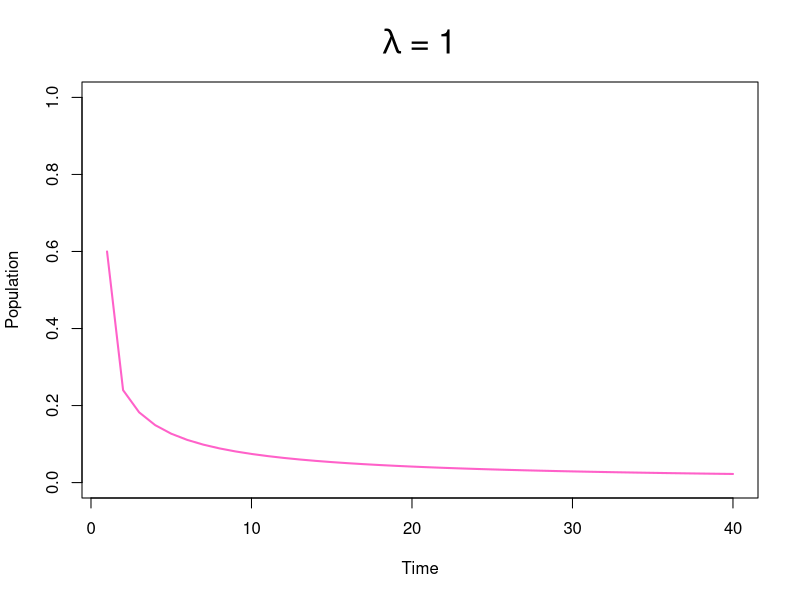
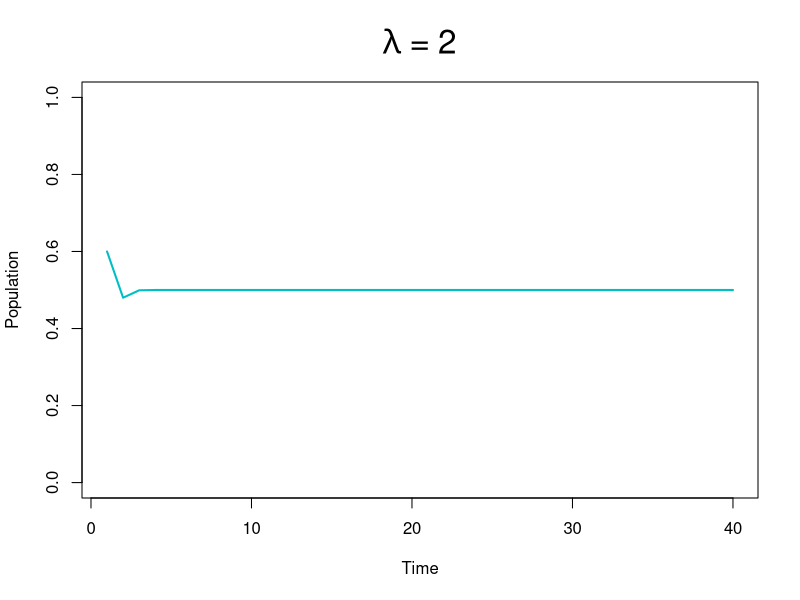
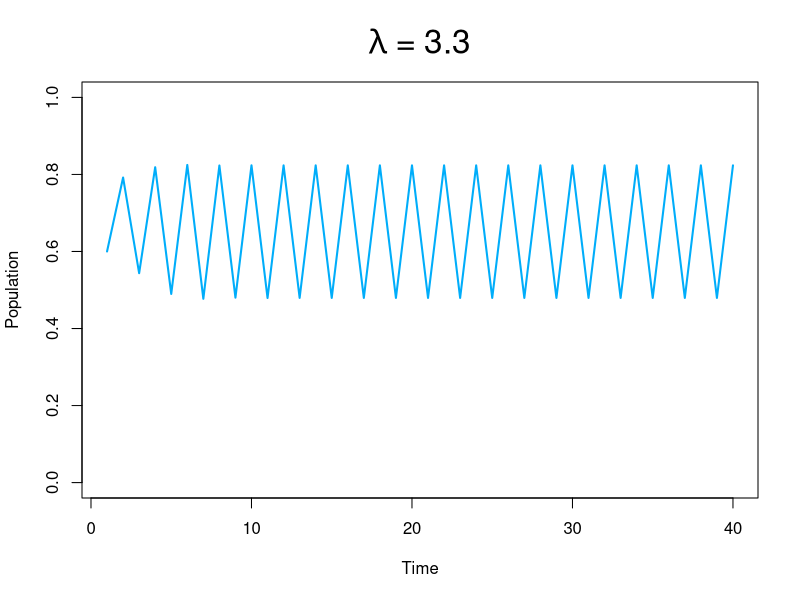
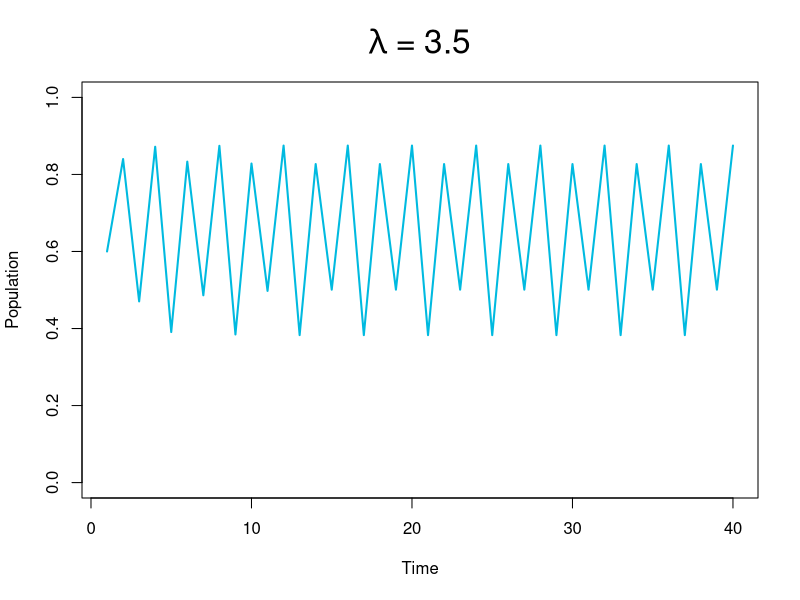
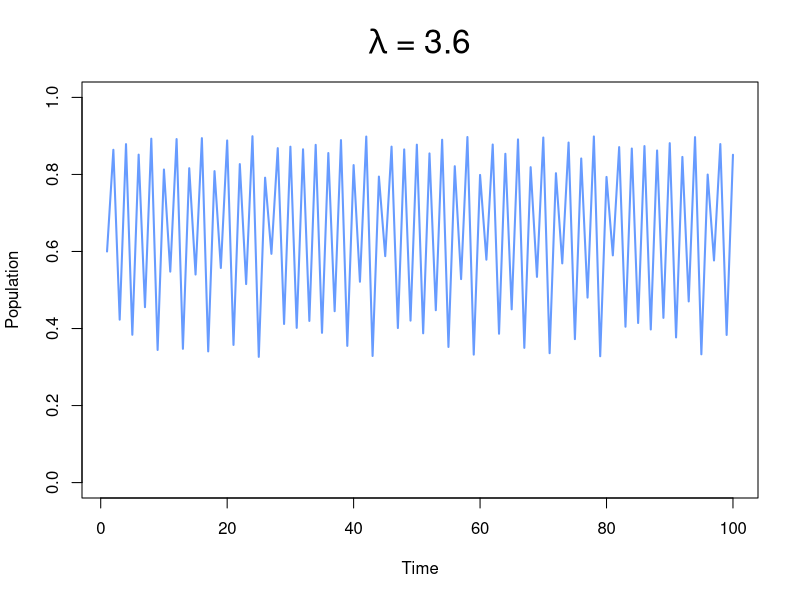
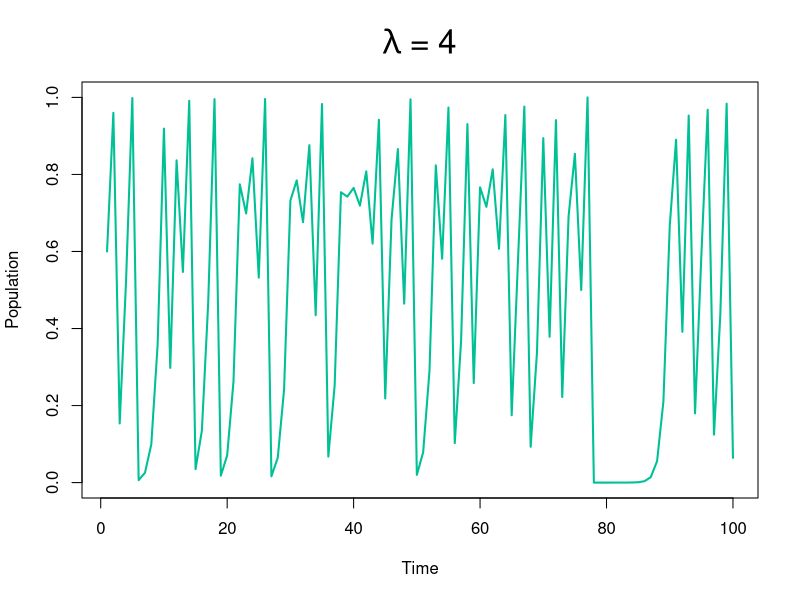
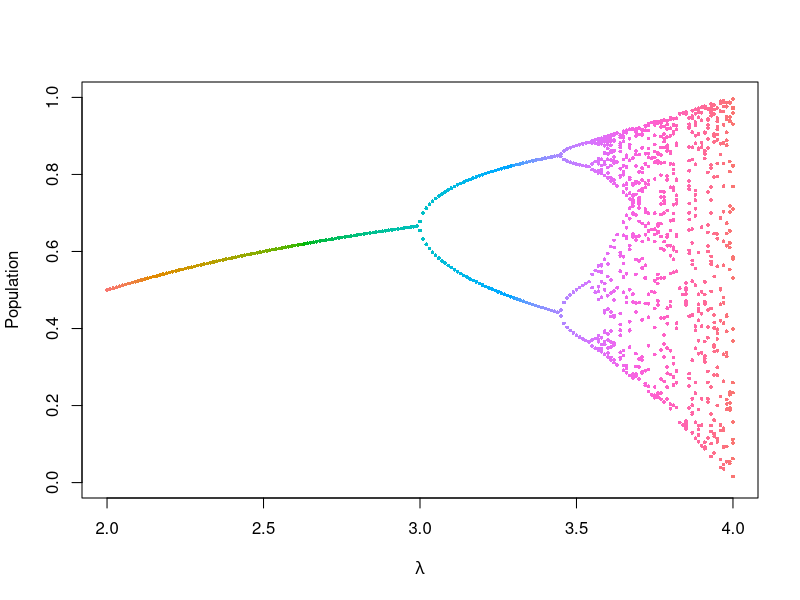

R code for these plots, in order:
# Chapter 23 - Simulation Models
library(scales)

plot_dir <- "Plots/"

# Density-dependent processes: Try different lambda
# This is Bifurcation process :)
quad_fn <- function(x1, lambda, n) {
  x <- numeric(n)
  x[1] <- x1
  
  for (t in 2:n) {
    x[t] <- lambda * x[t-1] * (1 - x[t - 1])
  }
  
  plot(1:n, x, 
       type = "l", 
       ylim = c(0, 1),
       xlab = "Time",
       ylab = "Population",
       main = substitute(paste(lambda, " = ", a), list(a = lambda)),
       cex.main =2,
       lwd = 2,
       col = hue_pal()(100)[sample(1:100, 1)])
}

pdf(paste0(plot_dir, "Density_Dependent_Processes.pdf"), width = 6, height = 4)
# lambda = 1: population collapse (extinction)
quad_fn(0.6, 1, 40)
# No change after initial drop: Stable Point Equilibrium
quad_fn(0.6, 2, 40)
# Two-Point Cycles
quad_fn(0.6, 3.3, 40)
# 4-Point Cycles
quad_fn(0.6, 3.5, 40)
# Critical Value at lambda = 3.6
quad_fn(0.6, 3.6, 100)
# Chaotic Behavior
quad_fn(0.6, 4, 100)

dev.off()

# Function to investigate the route to chaos
chaos_fn <- function(x1, lambda, n1, n2) {
  x <- numeric(n2)
  x[1] <- x1
  
  for (t in 2:n2) {
    x[t] <- lambda * x[t-1] * (1 - x[t - 1])
  }
  
  x[n1:n2]
}

pdf(paste0(plot_dir, "Bifurcation_Process.pdf"), width = 6, height = 4)
plot(c(2,4), c(0,1), 
     type="n", 
     xlab = substitute(paste(lambda)),
     ylab = "Population")

for (i in seq (2, 4, 0.01)) {
  outs <- chaos_fn(0.6, i, 380, 400)
  points(rep(i, length(outs)), outs, col = hue_pal()(201)[i * 100 - 199], 
         pch=16, cex = 0.5)
}
dev.off()
